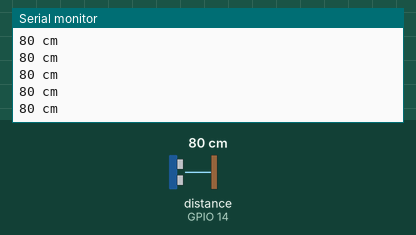
Bench run of a sketch on a simulated ESP8266 (NodeMCU). Parts: the last lines printed to the serial monitor. Wiring (inferred from the names in the program): ultrasonic range finder: trigger GPIO 12; echo GPIO 14. Inputs (shaded band) come from the test bench; at power-on: distance to the obstacle (sensor on GPIO 14) 80 cm. The echo pulse lasts 58.3 µs per cm.

Above: at 1.2 s.
1.3 s: distance to the obstacle (sensor on GPIO 14) set to 2 cm
At 1.38 s:
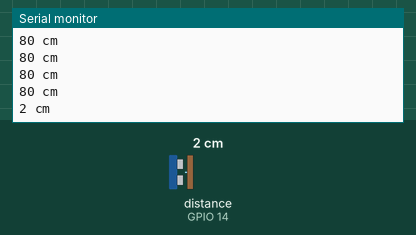
2.8 s: distance to the obstacle (sensor on GPIO 14) set to 4 cm
At 2.8 s:
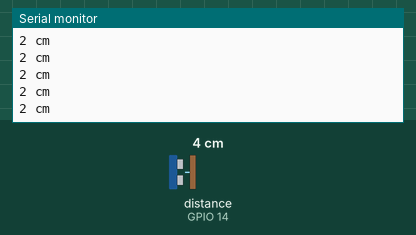
Timing chart, 0 to 5.8 s (numbered marks = the images above; inputs shaded):
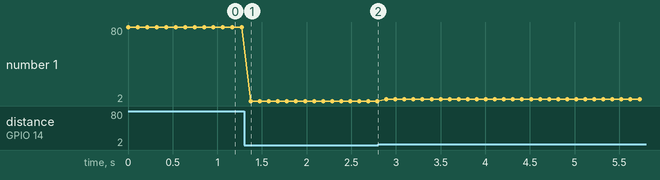

Measured:
- after the input at 1.3 s, the serial monitor: prints a new line after 0.08 s (image 1)
- plotted number 1: 80 → 2 after the input at 1.3 s, 2 → 4 after the input at 2.8 s

The sketch:

ruler.ino
```cpp
#include <ESP8266WiFi.h>
#include <WiFiUdp.h>

// HC-SR04 pins
#define PIN_TRIG 12
#define PIN_ECHO 14

// Wi-Fi AP settings
const char* ssid = "ruler";
const char* password = "password";

// Broadcast IP address and port;
WiFiUDP udp;
IPAddress broadcast = IPAddress(192, 168, 4, 255);
const int port = 8811;

void setup() {
  Serial.begin (115200);
  pinMode(PIN_TRIG, OUTPUT);
  pinMode(PIN_ECHO, INPUT);

  Serial.println();
  Serial.print("Configuring access point...");
  WiFi.softAP(ssid, password);

  IPAddress myIP = WiFi.softAPIP();
  Serial.print("AP IP address: ");
  Serial.println(myIP);

  udp.begin(port);
}

void loop() {
  int duration, distance;
  // send ultasonic signal
  digitalWrite(PIN_TRIG, LOW);
  delayMicroseconds(2);
  digitalWrite(PIN_TRIG, HIGH);
  // wait for 10ns
  delayMicroseconds(10);
  digitalWrite(PIN_TRIG, LOW);

  // get duration of HIGH on PIN_ECHO
  duration = pulseIn(PIN_ECHO, HIGH);
  // calculate distance
  // distance_two_way = duration * 340 m/s = duration * 0.034 m/mks = duration * 1/29
  // distance = distance_two_way / 2
  distance = duration / 58;
  // debug print
  Serial.print(distance);
  Serial.println(" cm");

  // broadcast distance via UDP
  udp.beginPacket(broadcast,port);
  udp.write((char*)&distance, 4);
  udp.endPacket();

  delay(100);
}
```
